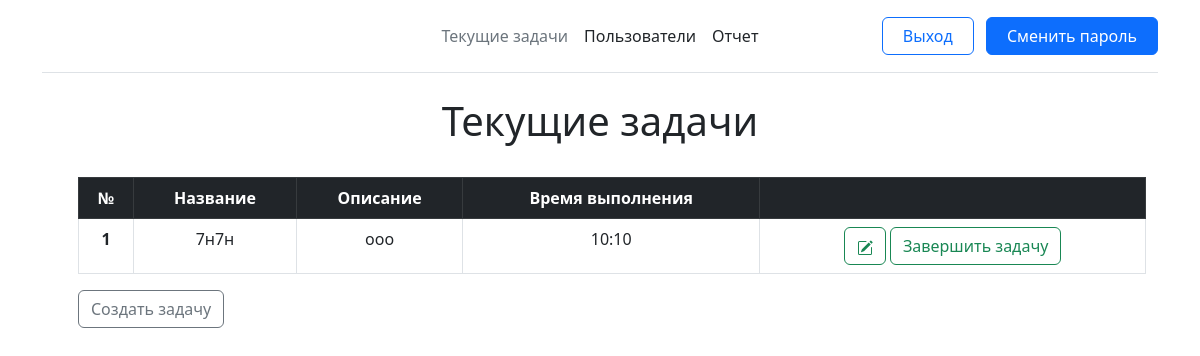
The app's page / (signed in) with its own data.
### main/models.py (models this page shows, shortened)
class Task(models.Model):
    title = models.CharField('Название', max_length=50)
    task = models.TextField('Описание')
    time = models.TimeField('Время на выполнение')
    class Meta:
        verbose_name = 'Задача'
        verbose_name_plural = 'Задачи'

### main/views.py (the view)
# urls.py: path('', views.index, name='home'),
@login_required
def index(request):
    tasks = Task.objects.order_by('-id')
    return render(request, 'main/index.html', {'title': 'Текущие задачи', 'tasks': tasks})

### main/templates/main/index.html (shortened to what this page needs)
{% extends 'main/base.html' %}
{% block content %}
    <h1 style="text-align: center">Текущие задачи</h1>
    <br>
    <div class="container">
    <div class="form-check mb-0">
    {% if tasks %}
        <table class="table table-bordered" id="table" style="text-align: center">
        <thead class="table-dark">
            <tr>
                <th scope="col" class="align-middle">№</th>
                <th scope="col" class="align-middle">Название</th>
                <th scope="col" class="align-middle">Описание</th>
                <th scope="col">Время выполнения</th>
                <th></th>
            </tr>
        </thead>
        {% for el in tasks %}
            <tr>
                <th scope="row">{{ forloop.counter }}</th>
                <td>{{ el.title }}</td>
                <td>{{ el.task }}</td>
                <td>{{ el.time }}</td>
                <td>
                    <a href="{% url 'delete' pk=el.id %}" class="btn btn-outline-success">
                    </a>
                    <a href="{% url 'delete' pk=el.id %}" class="btn btn-outline-success">Завершить задачу</a>
                </td>
            </tr>
        {% endfor %}
        </table>
    {% else %}
        <p>У вас нет запланированных задач!</p>
    {% endif %}
        <a class="btn btn-outline-secondary" href="{% url 'create' %}">Создать задачу</a>
    </div>
    </div>
{% endblock %}

### records on screen
Task: title "7н7н", task "ооо", time "10:10"
